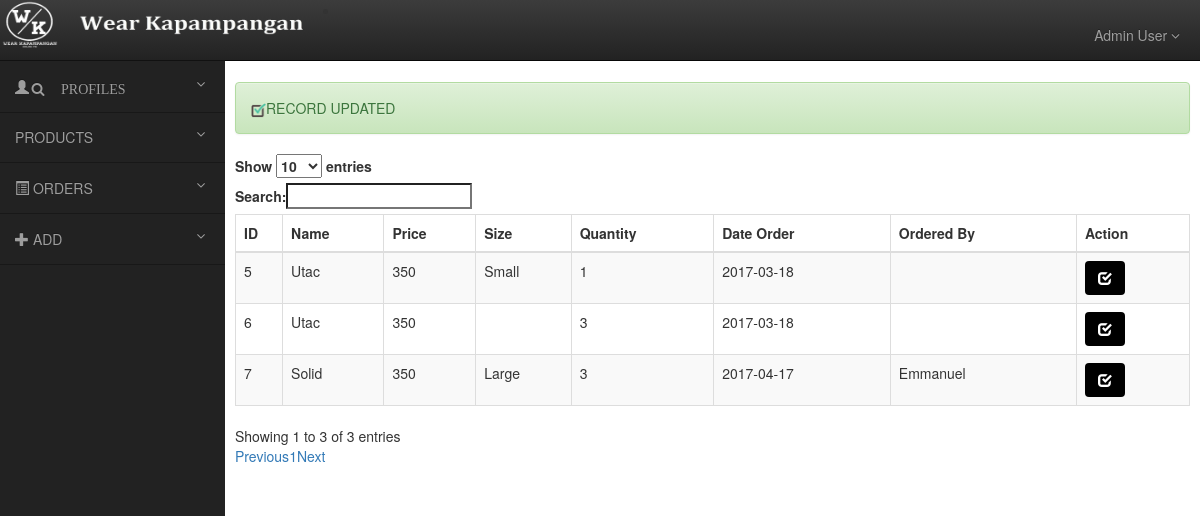
Page /neworder.php?send=7 (signed in) on the committed database.
### tables this page shows
CREATE TABLE IF NOT EXISTS `i_order` (
`oi_id` int(5) NOT NULL,
  `quantity` int(11) NOT NULL,
  `dateorder` date NOT NULL
);

CREATE TABLE IF NOT EXISTS `orders` (
`order_id` int(5) NOT NULL,
  `o_name` varchar(30) NOT NULL,
  `o_price` double NOT NULL,
  `o_size` varchar(30) NOT NULL,
  `status` int(11) NOT NULL,
  `mem_id` int(11) NOT NULL
);

CREATE TABLE IF NOT EXISTS `members` (
`mem_id` int(5) NOT NULL,
  `fname` varchar(30) NOT NULL,
  `lname` varchar(30) NOT NULL,
  `gender` varchar(10) NOT NULL,
  `status` int(11) NOT NULL,
  `profile_pic` varchar(100) NOT NULL
);

### neworder.php (the view, shortened to what this page needs)
<!DOCTYPE html>
<?php
$query=mysql_query("SELECT * FROM theme");
while ($query1=mysql_fetch_array($query)) {
$style=$query1['css'];
}
?><DOCTYPE html>
<html>
<head>
<link rel="stylesheet" type="text/css" href="css/style.css">
<link rel="stylesheet" type="text/css" href="css/<?php echo"$style";?>.css">
<link rel="stylesheet" type="text/css" href="css/popup.css">
<link rel="stylesheet" type="text/css" href="css/bootstrap.min.css">
<link rel="stylesheet" type="text/css" href="css/bootstrap-theme.min.css">
<div id="wrapper">
       <nav class="navbar navbar-inverse navbar-fixed-top" role="navigation">
            <div class="navbar-header">
            <a>
                <img src="image/logo.png" style="width: 340px; height: 50px;">
            </a>
        </div>
        <ul class="nav navbar-nav navbar-right" style="padding-right: 20px;">
            <li class="dropdown">
                <a href="#" class="dropdown-toggle" data-toggle="dropdown">Admin User <b class="fa fa-angle-down"></b></a>
            </li>
        </ul>
        <div class="collapse navbar-collapse navbar-ex1-collapse">
             <ul class="nav navbar-nav side-nav">
                <li>
                    <a href="#" data-toggle="collapse" data-target="#submenu-1" class=" glyphicon glyphicon-user"><i class="fa fa-fw fa-search"></i> PROFILES <i class="fa fa-fw fa-angle-down pull-right" ></i></a>
                </li>
                <li>
                    <a href="#" data-toggle="collapse" data-target="#submenu-2">  PRODUCTS <i class="fa fa-fw fa-angle-down pull-right"></i> </a>
                </li>  <li>
                    <a href="#" data-toggle="collapse" data-target="#submenu-3"><i class="glyphicon glyphicon-list-alt"></i> ORDERS<i class="fa fa-fw fa-angle-down pull-right"></i> </a>
                </li>
               <li>
                    <a href="#" data-toggle="collapse" data-target="#submenu-4"><i class="  glyphicon glyphicon-plus"></i> ADD<i class="fa fa-fw fa-angle-down pull-right"></i> </a>
                </li>
            </ul>
        </div>
        </nav>
            <div id="page-wrapper">
        <div class="container-fluid">
            <div class="row" id="main" >
<br>
<br>
<br>
<table id="example" class="table table-striped table-bordered" cellspacing="0" width="100%">
        <thead>
            <tr>
            <th>ID</th>
                <th>Name</th>
                <th>Price</th>
                <th>Size</th>
                <th>Quantity</th>
                <th>Date Order</th>
                <th>Ordered By</th>
           <th>Action</th>
            </tr>
        </thead>
<?php
if(isset($_GET['send']))
{
 echo "
  <div class='page-alerts'>
    <div class='alert alert-success page-alert' id='alert-1'>
        <img src='image/success.png' style='height:15px; width:15px;'>RECORD UPDATED
    </div>
    </div>";
}
?>
        <?php
$query1=mysql_query("SELECT orders.o_name,orders.o_size,orders.o_price,i_order.quantity, i_order.dateorder,orders.mem_id , orders.order_id
    FROM i_order
    INNER JOIN orders
      ON orders.order_id=i_order.oi_id
      WHERE orders.status='0'
      ORDER BY orders.order_id DESC ");
while($query2=mysql_fetch_array($query1))
{
    echo "<tr><td>$query2[order_id]</td>";
echo "<td>$query2[o_name]</td>";
echo "<td>".$query2['o_price']."</td>";
echo "<td>".$query2['o_size']."</td>";
echo "<td>".$query2['quantity']."</td>";
echo "<td>".$query2['dateorder']."</td>";
$g=mysql_query("SELECT * FROM members WHERE mem_id='$query2[mem_id]'");
$s=mysql_fetch_array($g);
echo "<td>$s[fname]</td>";
echo "<td><button class='btn btn-inverse'><a href='neworder.php?send=$query2[order_id]' style='color:white;'><i class=' glyphicon glyphicon-check'></i></a></button>";
echo"</div>";
}
        ?>
                </div>
</body>
</html>

### css/style.css (style rules this page uses)
.item img, img { width: 100%; height: 70%; }
#wrapper { padding-left: 0; }
#page-wrapper { width: 100%; padding: 0; background-color: #fff; }
@media (min-width:768px) { #wrapper { padding-left: 225px; } }
@media (min-width:768px) { #page-wrapper { padding: 22px 10px; } }
@media (min-width:768px) { .side-nav { position: fixed; top: 60px; width: 225px; margin-left: -225px; border: none; border-radius: 0; border-top: 1px rgba(0,0,0,.5) solid; overflow-y: auto; background-color: #222; bottom: 0; overflow-x: hidden; padding-bottom: 40px; } }
@media (min-width:768px) { .side-nav>li>a { width: 225px; border-bottom: 1px rgba(0,0,0,.3) solid; } }
.btn { background-color: black; color: white; }

### css/popup.css (style rules this page uses)
.btn { margin-bottom:10px; }

### rows in the picture
i_order: orders.order_id "7", orders.o_name "Solid", orders.o_price "350", orders.o_size "Large", quantity "3", dateorder "2017-04-17", members.fname "Emmanuel"
i_order: orders.order_id "6", orders.o_name "Utac", orders.o_price "350", quantity "3", dateorder "2017-03-18"
i_order: orders.order_id "5", orders.o_name "Utac", orders.o_price "350", orders.o_size "Small", quantity "1", dateorder "2017-03-18"
